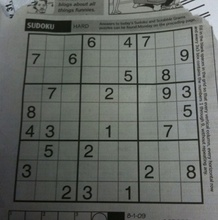
#> input picture image processing/image thresholding/sudoku.jpg, 218 x 220 px, shrunk from 419 x 423 before the run, found by its file name
$ jupyter execute code.ipynb   (older library calls are emulated)
#> lines starting #> are read from the running program, lines starting #| are printed output that depends on the picture
[cell 1]
import cv2;import numpy as np;import matplotlib.pyplot as plt

[cell 2]
path=r"D:\Amjid_Ali\opencv\OpenCv\image processing\image thresholding\sudoku.jpg"

[cell 3]
img=cv2.imread(path,0)
#> img: shape (220, 218); min 5, max 217, mean 101.8

#  sobel X, Y

[cell 4]
sobel_X=cv2.Sobel(img,cv2.CV_64F,1,0,ksize=5)
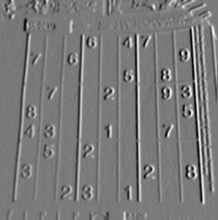
#> sobel_X: shape (220, 218) float64; min -4588, max 5024, mean 40.4; drawn with min black and max white
plt.imshow(sobel_X,"gray")

[cell 5]
sobel_y=cv2.Sobel(img,cv2.CV_64F,0,1,ksize=5)
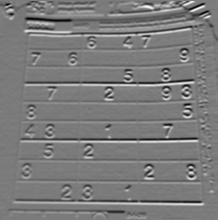
#> sobel_y: shape (220, 218) float64; min -5034, max 5276, mean -30.8; drawn with min black and max white
plt.imshow(sobel_y,"gray")

# laplacian

[cell 6]
laplacian=cv2.Laplacian(img,cv2.CV_64F)
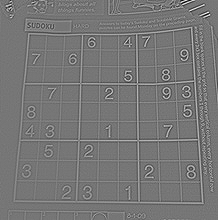
#> laplacian: shape (220, 218) float64; min -267, max 307, mean 0; drawn with min black and max white
plt.imshow(laplacian,'gray')

# uint8

[cell 7]
img=cv2.imread("./box.jpg",0)
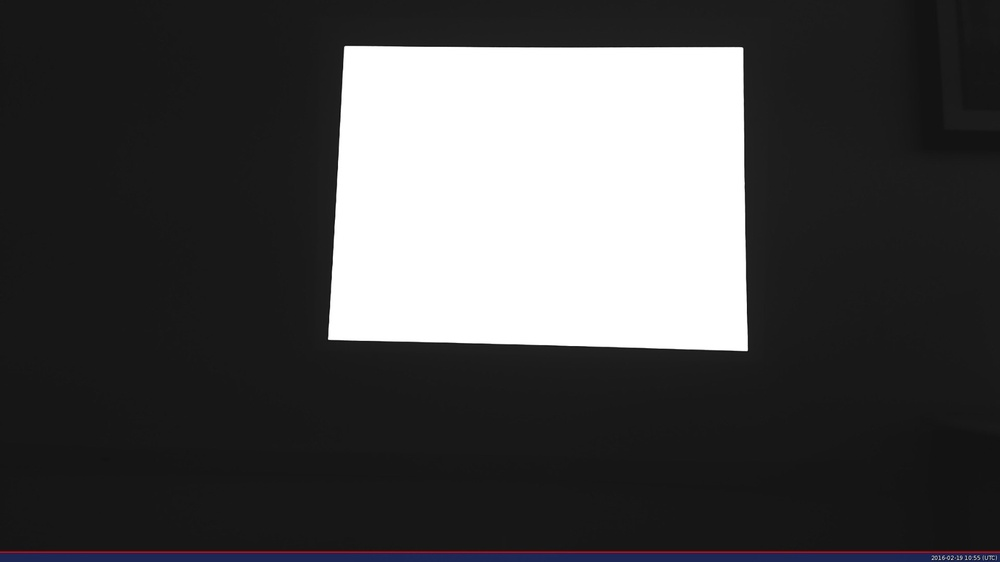
#> input picture image processing/image gradients/box.jpg, 1000 x 562 px, shrunk from 1920 x 1080 before the run
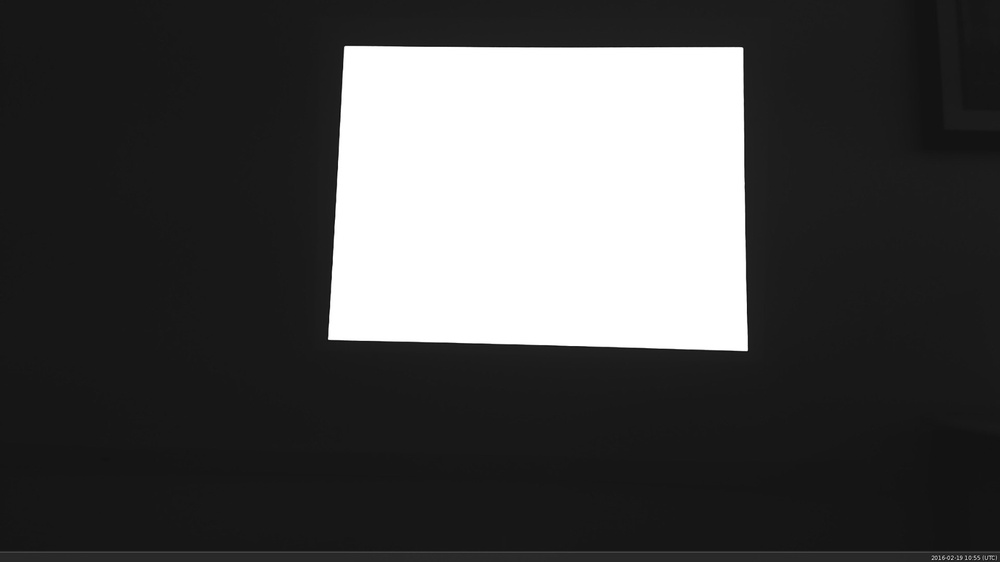
#> img: shape (562, 1000); min 1, max 255, mean 74.7
# 8U
sobelx8u=cv2.Sobel(img,cv2.CV_8U,1,0,ksize=5)
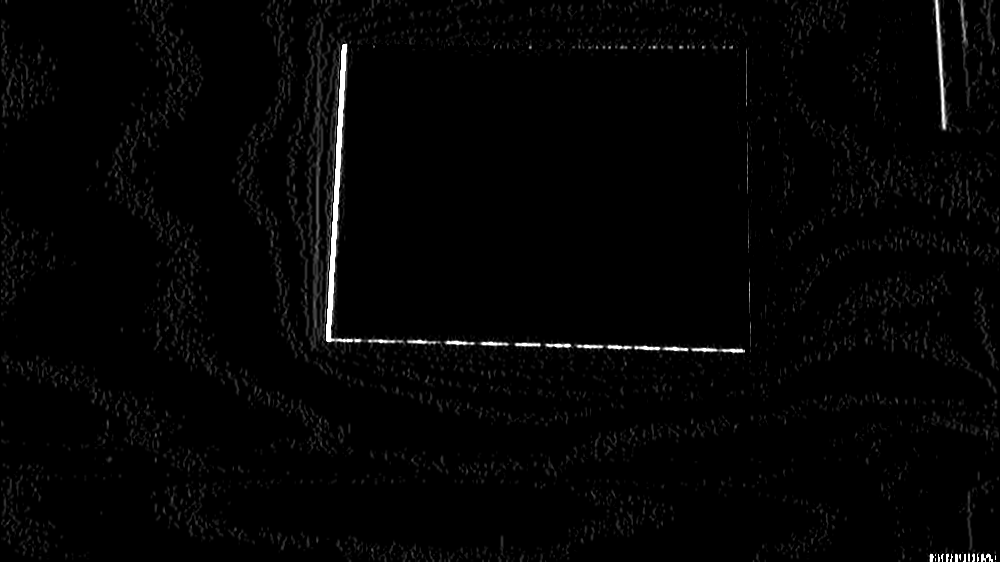
#> sobelx8u: shape (562, 1000); min 0, max 255, mean 4.1
# uint64
sobelx64f=cv2.Sobel(img,cv2.CV_64F,1,0,ksize=5)
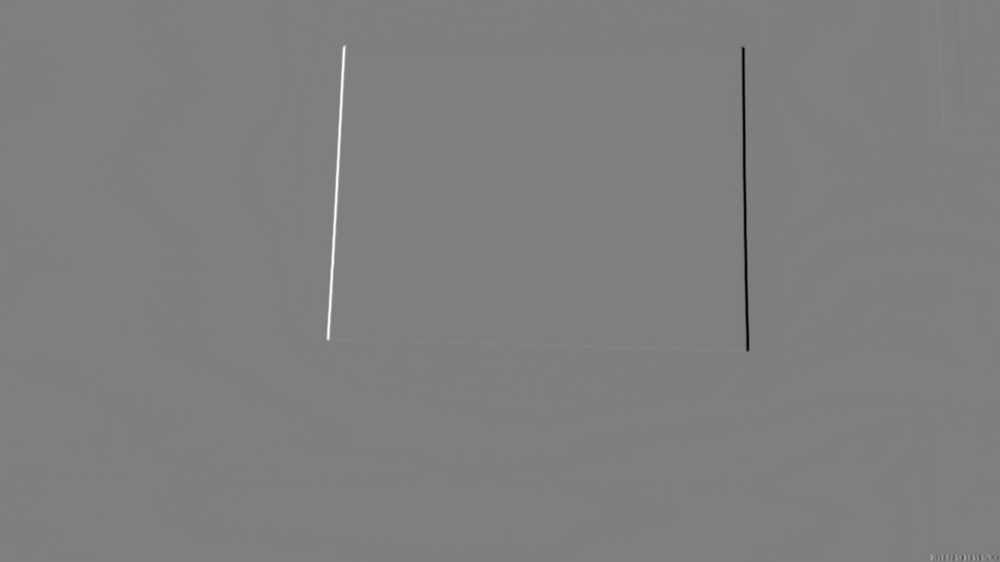
#> sobelx64f: shape (562, 1000) float64; min -11199, max 11286, mean 0.2; drawn with min black and max white
#abs
sobel_abs=np.absolute(sobelx64f)
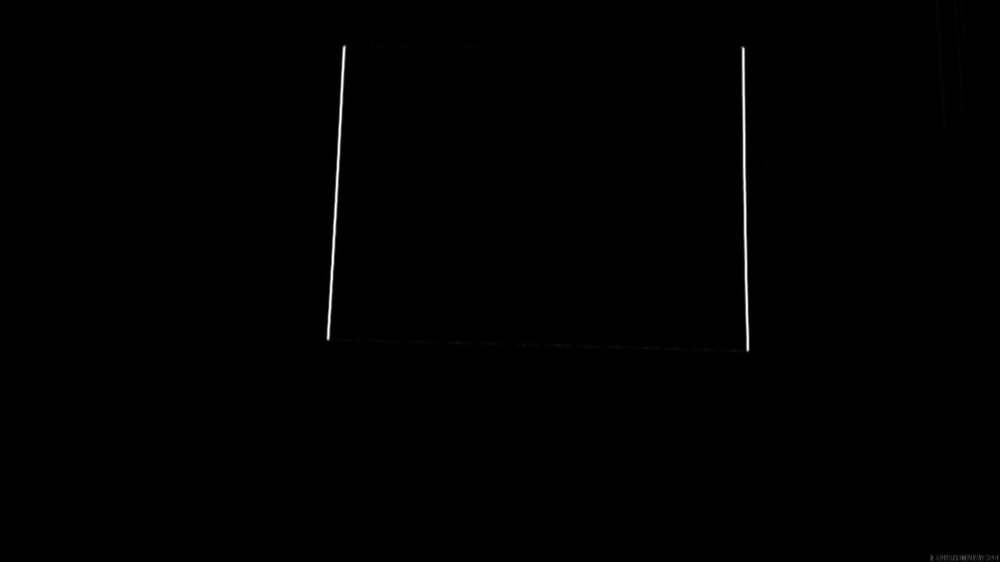
#> sobel_abs: shape (562, 1000) float64; min 0, max 11286, mean 37.4; drawn with min black and max white
# uint8
sobel_8u=np.uint8(sobelx64f)
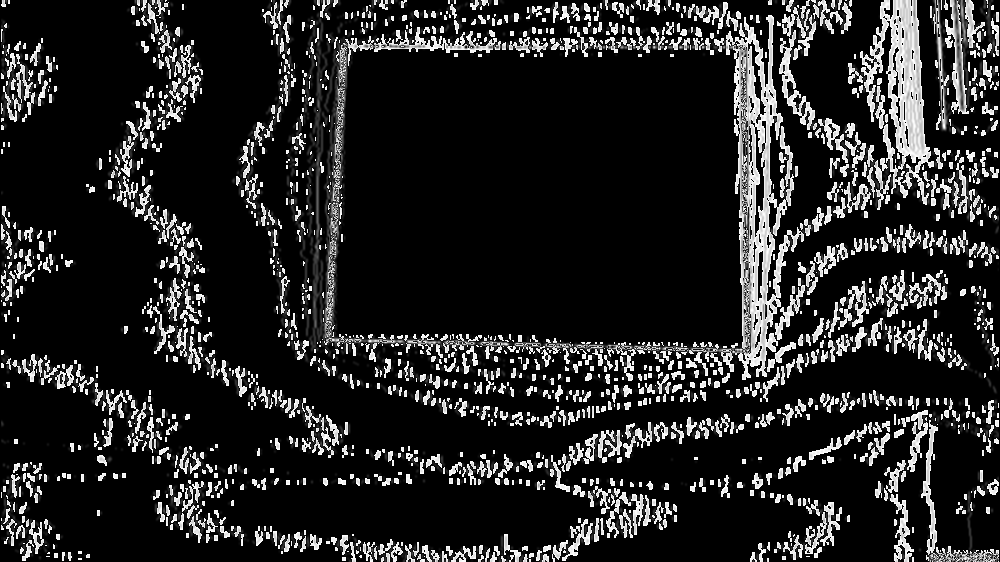
#> sobel_8u: shape (562, 1000); min 0, max 255, mean 37.9


plt.subplot(1,3,1),plt.imshow(img,'gray')
plt.title("org"),plt.xticks([]),plt.yticks([])
plt.subplot(1,3,2),plt.imshow(sobelx8u,'gray')
plt.title("8U"),plt.xticks([]),plt.yticks([])
plt.subplot(1,3,3),plt.imshow(sobel_8u,'gray')
plt.title(""),plt.xticks([]),plt.yticks([])
